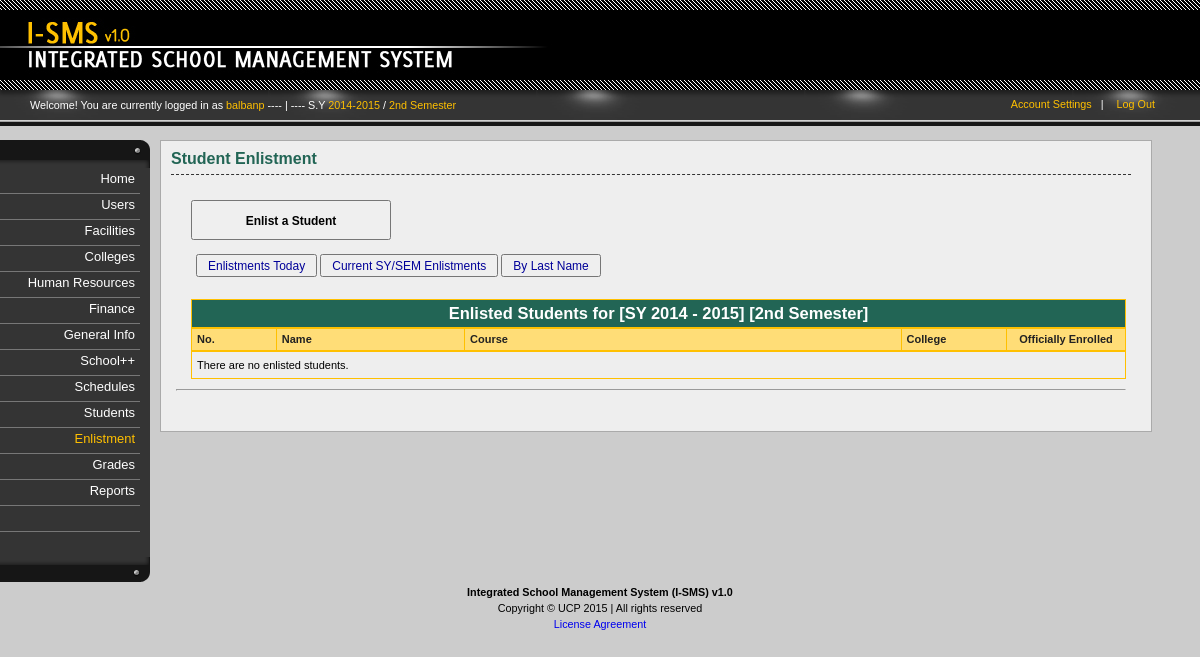
The app's page /enlistment.php (signed in) with its own data.
### _system/_config/sys_config.php (called while the page is built, shortened)
<?php
		$DIR_SERVER_FOLDER = "";
		$DIR_CSS_DEFAULT = "http://" . $_SERVER['HTTP_HOST'] . $DIR_SERVER_FOLDER . "/design/default/css/";
?>

### _libs/classes/fix.inc.php (called while the page is built, shortened)
<?php
	class SchoolYear2{
		function __construct($year_id, $start, $end, $active){
			$this->start = $start;
			$this->end = $end;
		}
	}
	class Semester2{
		function __construct($semester_id, $description, $shorthand, $active){
			$this->description = $description;
		}
	}
	class FixManager{
		private $conn = null;
		function __construct($conn = null){
			if($conn !== null){
				$this->conn = $conn;
			} else {
				$this->error = "No defined connection.";
			}
		}
		function GetActiveSchoolYear(){
			$years = null;
			if($this->conn == null){
				$error = "No defined connection.";
				return null;
			} else {
				$conn = $this->conn;
				$query = "SELECT SchoolYearID, Start, End, Active FROM `sch-school_years` WHERE Active=1 ";
				$query .= "ORDER BY Start";
				$result = $conn->query($query);
				if($conn->error <> ""){
					$this->error = $conn->error;
				} else {
					$years = array();
					$ctr = 0;
					if($result->num_rows > 0){
						while($row = $result->fetch_assoc()){
							$years[$ctr] = new SchoolYear2($row['SchoolYearID'], $row['Start'], $row['End'], $row['Active']);
							$ctr++;
						}
					}
				}
			}
			return $years;
		}
		function GetActiveSemester(){
			$semesters = null;
			if($this->conn == null){
				$error = "No defined connection.";
				return null;
			} else {
				$conn = $this->conn;
				$query = "SELECT SemesterID, Description, Shorthand, Active FROM `sch-semesters` ";
				$query .= "WHERE 1=1 AND Active=1 ";
				$result = $conn->query($query);
				if($conn->error <> ""){
					$this->error = $conn->error;
				} else {
					$semesters = array();
					$ctr = 0;
					if($result->num_rows > 0){
						while($row = $result->fetch_assoc()){
							$semesters[$ctr] = new Semester2($row['SemesterID'], $row['Description'], $row['Shorthand'], $row['Active']);
							$ctr++;
						}
					}
				}
			}
			return $semesters;
		}
	}
?>

### _libs/classes/schl.inc.php (called while the page is built, shortened)
<?php
	class SchoolYear{
		function __construct($year_id, $start, $end, $active){
			$this->start = $start;
			$this->end = $end;
		}
	}
	class Semester{
		function __construct($semester_id, $description, $shorthand, $active){
			$this->description = $description;
		}
	}
	class SchoolManager{
		private $conn = null;
		function __construct($conn = null){
			if($conn !== null){
				$this->conn = $conn;
			} else {
				$this->error = "No defined connection.";
			}
		}
		function GetActiveSchoolYear(){
			$years = null;
			if($this->conn == null){
				$error = "No defined connection.";
				return null;
			} else {
				$conn = $this->conn;
				$query = "SELECT SchoolYearID, Start, End, Active FROM `sch-school_years` WHERE Active=1 ";
				$query .= "ORDER BY Start";
				$result = $conn->query($query);
				if($conn->error <> ""){
					$this->error = $conn->error;
				} else {
					$years = array();
					$ctr = 0;
					if($result->num_rows > 0){
						while($row = $result->fetch_assoc()){
							$years[$ctr] = new SchoolYear($row['SchoolYearID'], $row['Start'], $row['End'], $row['Active']);
							$ctr++;
						}
					}
				}
			}
			return $years;
		}
		function GetActiveSemester(){
			$semesters = null;
			if($this->conn == null){
				$error = "No defined connection.";
				return null;
			} else {
				$conn = $this->conn;
				$query = "SELECT SemesterID, Description, Shorthand, Active FROM `sch-semesters` ";
				$query .= "WHERE 1=1 AND Active=1 ";
				$result = $conn->query($query);
				if($conn->error <> ""){
					$this->error = $conn->error;
				} else {
					$semesters = array();
					$ctr = 0;
					if($result->num_rows > 0){
						while($row = $result->fetch_assoc()){
							$semesters[$ctr] = new Semester($row['SemesterID'], $row['Description'], $row['Shorthand'], $row['Active']);
							$ctr++;
						}
					}
				}
			}
			return $semesters;
		}
		function GetSemestersByKey($semester_id = null){
			$semesters = null;
			if($this->conn == null){
				$error = "No defined connection.";
				return null;
			} else {
				$conn = $this->conn;
				$query = "SELECT SemesterID, Description, Shorthand, Active FROM `sch-semesters` ";
				$query .= "WHERE 1=1 ";
				$query .= "AND ForCurriculum=1 ";
				$query .= "ORDER BY SemesterID ";
				$result = $conn->query($query);
				if($conn->error <> ""){
					$this->error = $conn->error;
				} else {
					$semesters = array();
					if($result->num_rows > 0){
						while($row = $result->fetch_assoc()){
							$semesters[$row['SemesterID']] = new Semester($row['SemesterID'], $row['Description'], $row['Shorthand'], $row['Active']);
						}
					}
				}
			}
			return $semesters;
		}
	}
?>

### enlistment.php (the view, shortened to what this page needs)
<?php
	require_once("_system/_config/sys_config.php");
	require_once(CLASSLIST . "user.inc.php");
	require_once(CLASSLIST . "menu.inc.php");
	require_once(CLASSLIST . "schl.inc.php");
	if(isset($_SESSION['UserInfo'])){
		$UserInfo = unserialize($_SESSION['UserInfo']);
	} else {
		header("Location: index.php?error=2");
		exit();
	}
	$ISMS = new ISMSConnection(CONNECTION_TYPE);
	$conn = $ISMS->GetConnection();
	$hnd_sc = new SchoolManager($conn);
	$sy = $hnd_sc->GetActiveSchoolYear();
	$sem = $hnd_sc->GetActiveSemester();
	$dict_semesters = $hnd_sc->GetSemestersByKey();
?>
<!DOCTYPE html PUBLIC "-//W3C//DTD XHTML 1.0 Transitional//EN" "http://www.w3.org/TR/xhtml1/DTD/xhtml1-transitional.dtd">
<html lang="en-US" xml:lang="en-US" xmlns="http://www.w3.org/1999/xhtml">
	<head>
<?php
	require_once("_system/_config/head_config.php");
	echo "<link rel=\"stylesheet\" href=\"" . $DIR_CSS_DEFAULT . "home.css\" />";
	echo "<link rel=\"stylesheet\" href=\"" . $DIR_CSS_DEFAULT . "verticalnav.css\" />";
	echo "<link rel=\"stylesheet\" href=\"" . $DIR_CSS_DEFAULT . "columns.css\" />";
	echo "<link rel=\"stylesheet\" href=\"" . $DIR_CSS_DEFAULT . "content.css\" />";
	echo "<link rel=\"stylesheet\" href=\"" . $DIR_CSS_DEFAULT . "actions.css\" />";
	echo "<link rel=\"stylesheet\" href=\"" . $DIR_CSS_DEFAULT . "tables.css\" />";
	echo "<link rel=\"stylesheet\" href=\"" . $DIR_CSS_DEFAULT . "tweaks.css\" />";
?>
	</head>
	<body id="enlistment">
		<div id="container">
			<div id="header">
				<?php require_once("_system/main/banner.inc.php"); ?>
				<?php require_once("_system/main/dashboard.inc.php"); ?>
			</div><?php  ?>
			<div id="body">
				<div class="content">
					<div class="column" id="column-first">
						<?php require_once("_system/main/mainmenu.inc.php"); ?>
					</div>
					<div class="column" id="column-second">
						<div class="inner">
							<h1>
								<span class="Highlight">Student Enlistment</span>
							</h1>
							<div id="actions">
								<p class="action">
									<input type="button" value="Enlist a Student" onclick="window.location='enlistment-search-student.php'" />
								</p>
								<div id="sort_actions">
									<p class="sort">
										<input type="button" value="Enlistments Today" onclick="window.location='enlistment.php?sort=today'" />
										<input type="button" value="Current SY/SEM Enlistments" onclick="window.location='enlistment.php'" />
										<input type="button" value="By Last Name" onclick="window.location='enlistment.php?sort=alphabetical_sort'" />
									</p>
								</div>
							</div>
							<form method="post" action="<?php echo $_SERVER['PHP_SELF']; ?>">
								<div class="table_form">
							<?php
									echo "<div class=\"table\">";
										echo "<table class=\"curriculum_subjects default\" style=\"margin-top:10px;\" cellspacing=\"0\" title=\"\">";
											echo "<thead><th colspan=\"10\" class=\"year_level\">Enlisted Students for ";
											if(isset($sy)){
												if(sizeof($sy) > 0){
													echo "[SY " . $sy[0]->start . " - " . $sy[0]->end . "]";
												}
											}
											if(isset($sem)){
												if(sizeof($sem) > 0){
													echo " [" . $sem[0]->description . "]";
												}
											}
											echo "</th></thead>";
											echo "<thead>";
												echo "<th class=\"Count\">No.</th>";
												echo "<th class=\"code\">Name</th>";
												echo "<th class=\"description\">Course</th>";
												echo "<th class=\"units\">College</th>";
												echo "<th class=\"units center\">Officially Enrolled</th>";
											echo "</thead>";
											$ctr = 0;
											if($ctr == 0){
												echo "<tr><td colspan=\"6\">There are no enlisted students.</td></tr>";
											}
										echo "</table>";
									echo "</div>";
							?>
									<hr class="form_top"/>
								</div><?php  ?>
							</form>
						</div>
					</div>
				</div>
			</div><?php  ?>
			<div id="footer">
				<?php require_once("_system/main/footer.inc.php"); ?>
			</div><?php  ?>
		</div>
	</body>
</html>

### _system/main/dashboard.inc.php (shortened to what this page needs)
<div id="dashboard">
	<div class="inner">
		<p class="greetings">Welcome! You are currently logged in as
			<span class="highlight">
				<?php echo $UserInfo->username; ?>
			</span>
			<?php
				require_once(CLASSLIST . 'fix.inc.php');
				$ISMS2 = new ISMSConnection(CONNECTION_TYPE);
				$conn2 = $ISMS2->GetConnection();
				$dash = new FixManager($conn2);
				$tmp_sy = $dash->GetActiveSchoolYear();
				$tmp_sem = $dash->GetActiveSemester();
				$curr_sy = $tmp_sy[0]->start . "-" . $tmp_sy[0]->end;
				$curr_sem = $tmp_sem[0]->description;
				if(isset($curr_sy)){
					echo " ---- | ---- S.Y <span class=\"highlight\">" . $curr_sy;
					echo "</span> / <span class=\"highlight\">" . $curr_sem . "</span>";
				}
			?>
		</p>
		<div class="options">
			<ul>
				<li><a href="account-settings.php">Account Settings</a>&nbsp;&nbsp;&nbsp;|</li>
				<li><a href="logout.php">Log Out</a></li>
			</ul>
		</div>
	</div>
</div>

### design/default/css/general.css (style rules this page uses)
html { font: 67.5% Arial, Tahoma, Verdana, "Times New Roman"; }
body { font-size: 100%; background-color: #f0efef; background-color: #ccc; background-image: url(../images/logo.png); padding-bottom: 20px; }
#header { height: 90px; background-color: #000; }
p { line-height: 1.5em; }
p.action input { width: 200px; height: 40px; font-weight: bold; font-family: Arial!important; }
p.action { font-size: 14px!important; }

### design/default/css/home.css (style rules this page uses)
#header { margin-bottom: 50px; }
#dashboard .inner { display: block; height: 24px; padding: 7px 0px 5px 30px; background-image: url("../images/dashboard.png"); background-color: #000; position:relative; }
#dashboard .options { position: absolute;right: 35px;top: 9px; width: 200px; text-align: right; }
#dashboard .options a { color: #ffc000; text-decoration: none }
#dashboard .options ul li { display: inline; margin-right: 10px; color: #fff; }
#dashboard .greetings { margin-top: 0px; color: #fff; }
#dashboard .inner .greetings .highlight { color: #ffc000; }

### design/default/css/columns.css (style rules this page uses)
.content div.column { float: left; }
#column-first { width: 160px; }
#column-second { width: 80%; background-color: #eee; border: 1px solid #aaa; padding: 10px 20px 30px 10px; color: 333; overflow: hidden; }

### design/default/css/content.css (style rules this page uses)
div#body { padding-bottom: 20px; }
div#column-second h1 { font-size: 16px; padding: 10px 30px 7px 0px; border-bottom: 1px dashed #333; margin-top: 10px; }
div#column-second h1:first-child { font-size: 16px; padding: 0px 30px 7px 0px; border-bottom: 1px dashed #333; margin-top: 0px; border-top: 0; }
div#column-second h1 span.Highlight { color: #226555; font-weight: bold; }
div#column-second p { margin: 10px 20px 0px 15px; font-size: 12px; }
div#actions p { font-size: 11px; }
div#actions input { font-size: 12px; font-family: "Century Gothic", Arial, Tahoma, Verdana, "Times New Roman" }

### design/default/css/actions.css (style rules this page uses)
div#actions { margin: 5px 0px 0px 0px; padding: 5px 5px 10px 5px; }
div#sort_actions { margin: 2px 0px 0px 0px; padding: 2px 5px 2px 5px; }
p.action input { padding: 3px 10px 2px 10px; }
p.sort input { padding: 3px 10px 2px 10px; color: #009; }

### design/default/css/tables.css (style rules this page uses)
div.table { margin-left: 15px; margin-top: 10px; font-size: 11px; }
div.table table { border: 1px solid #ffc000; }
div.table table thead th { background-color: #ffdd77; border-bottom: 2px solid #ffc000; color: #222; font-weight: bold; }
div.table table thead th, div.table table td { padding: 5px 5px 5px 5px; text-align:left; }
div.table table th,div.table table td { border-right: 1px solid #ffc000; border-bottom: 1px solid #ffc000; }
div.table table td { cursor: pointer; line-height: 16px; }
div.table_form { margin: 10px 5px 10px 5px; }
div.table_form td { min-width: 100px; }
hr.form_top { margin-top: 10px; }
div.table td { vertical-align: middle; }
div.table th.year_level { vertical-align: middle; background-color: #226555; color: #fff; font-size: 1.5em; text-align: center; }
div.table th { vertical-align: middle; }
div.table th.center { text-align: center; }
th.Count { width: 30px!important; }
table.default { width: 100%; }
table.default td { min-width: 20px; }
table.default .Count { width: 40px; }
table.curriculum_subjects td { vertical-align: top; }
table.curriculum_subjects th.code { width: 80px; }
table.curriculum_subjects th.description { width: 200px; }
table.curriculum_subjects th.units { width: 40px; }
.center { text-align: center!important; }

### records on screen
sch-school_years: curr_sy "2014-2015", Start "2014", End "2015"
sch-semesters: Description "2nd Semester"

### other values on screen
$UserInfo->username "balbanp"
$MenuItem->display "Home"
$MenuItem->display "Users"
$MenuItem->display "Facilities"
$MenuItem->display "Colleges"
$MenuItem->display "Human Resources"
$MenuItem->display "Finance"
$MenuItem->display "General Info"
$MenuItem->display "School++"
$MenuItem->display "Schedules"
$MenuItem->display "Students"
$MenuItem->display "Enlistment"
$MenuItem->display "Grades"
$MenuItem->display "Reports"
